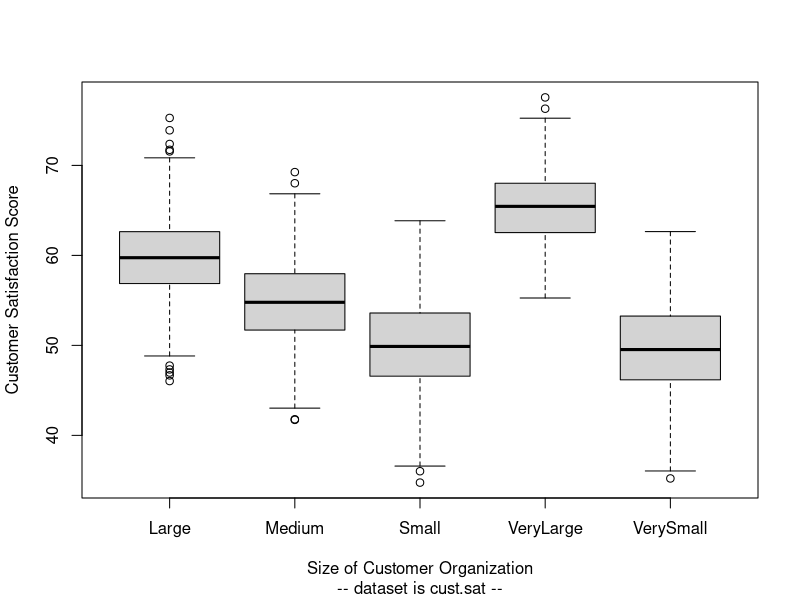
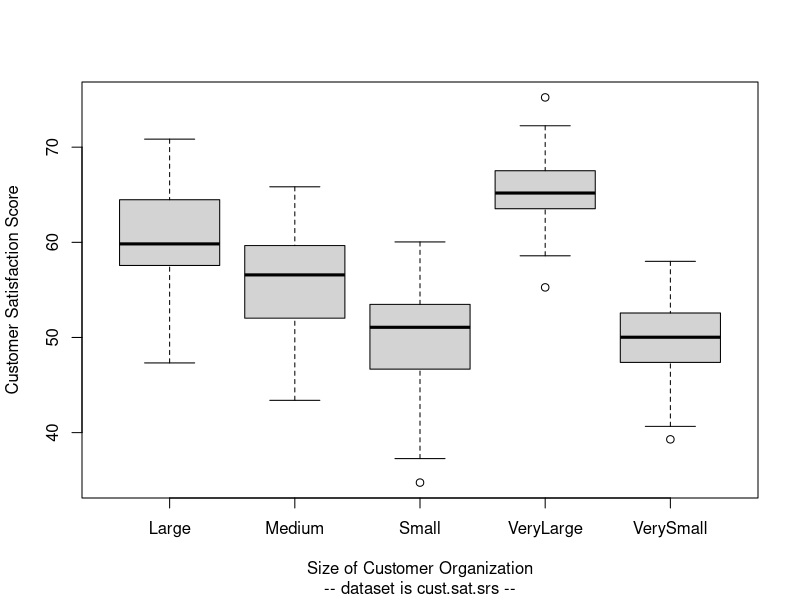

R code for these plots, in order: (Note: this script raises an error after producing the figures.)
# File: Sampling_examples.R

# install.packages("sampling")
# install.packages("survey")

library (sampling)
library (survey)

cust.sat <- read.csv(file="../data_raw/cust.sat.csv")
head (cust.sat)
summary (cust.sat)

boxplot( score ~ size, data=cust.sat, 
         ylab="Customer Satisfaction Score", 
         xlab="Size of Customer Organization", 
         sub="-- dataset is cust.sat --" )

#---------------------------------
# SRS: Simple Random Sampling
#---------------------------------
set.seed(842)
cust.sat.srs = cust.sat[srswor(n=200,N=2500)==1,]
summary(cust.sat.srs)
dim(cust.sat.srs)
head(cust.sat.srs)

boxplot( score ~ size, data=cust.sat.srs, 
         ylab="Customer Satisfaction Score", 
         xlab="Size of Customer Organization", 
         sub="-- dataset is cust.sat.srs --" )

#---------------------------------
# Stratified SRS
#---------------------------------
set.seed(842)
ind.str = sampling::strata( data=cust.sat, stratanames="size", 
                            size=0.08*NN[unique(cust.sat$size)], 
                            method="srswor",
                            description=TRUE )

cust.sat.str = getdata( cust.sat, ind.str )
summary(cust.sat.str); dim(cust.sat.str); head(cust.sat.str)

boxplot( score ~ size, data=cust.sat.str, 
         ylab="Customer Satisfaction Score", 
         xlab="Size of Customer Organization", 
         sub="-- dataset is cust.sat.str --" )

#---------------------------------
# Cluster 2-stage
#---------------------------------
set.seed(842)
ind.clus = sampling::mstage( data=cust.sat, 
                             stage=list("cluster",""), 
                             varnames="size", 
                             size=list(3,c(100,33,67)), 
                             method=list("srswor","srswor"),
                             description=TRUE )

unique(ind.clus[[1]]$size); table(ind.clus[[1]]$size)
head(ind.clus[[1]]); head(ind.clus[[2]])
cust.sat.clus = getdata( cust.sat, ind.clus )
summary(cust.sat.clus[[2]]) 
dim(cust.sat.clus[[2]])
head(cust.sat.clus[[2]])

table(cust.sat.clus[[2]]$size)
boxplot( score ~ size, data=cust.sat.clus[[2]], 
         ylab="Customer Satisfaction Score", 
         xlab="Size of Customer Organization", 
         sub="-- dataset is cust.sat.clus --" )

#---------------------------------
# Systematic
#---------------------------------
set.seed(842)
kk = floor(2500/200)
ind.sys = sample(kk,1)
ind.sys = ind.sys + (0:199)*kk
cust.sat.sys = cust.sat[ind.sys,]

summary(cust.sat.sys)
dim(cust.sat.sys)
head(cust.sat.sys)
table(cust.sat.sys$size)

boxplot( score ~ size, data=cust.sat.sys, 
         ylab="Customer Satisfaction Score", 
         xlab="Size of Customer Organization", 
         sub="-- dataset is cust.sat.sys --" )
